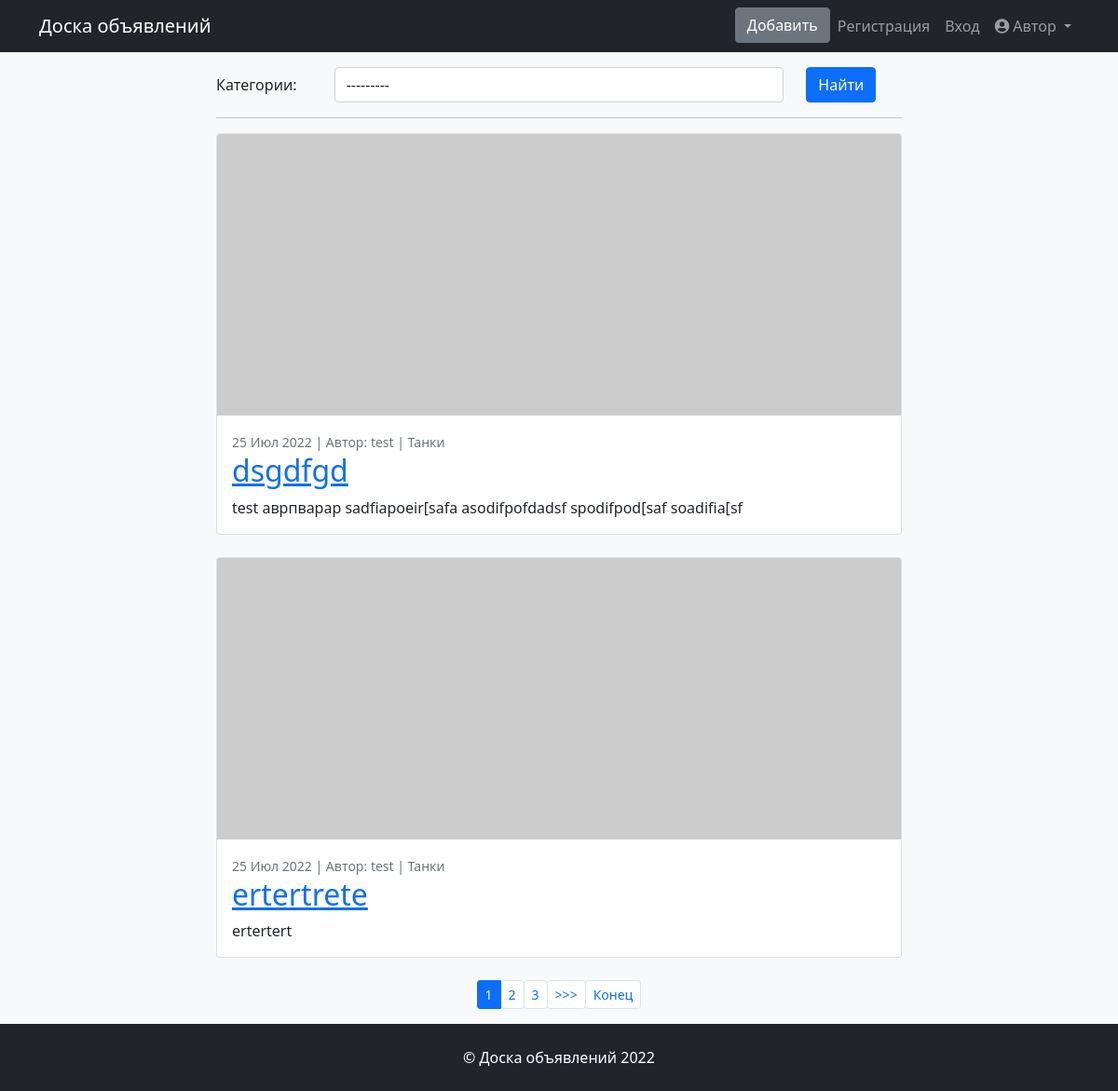
/, run on an earlier commit of the app's database.
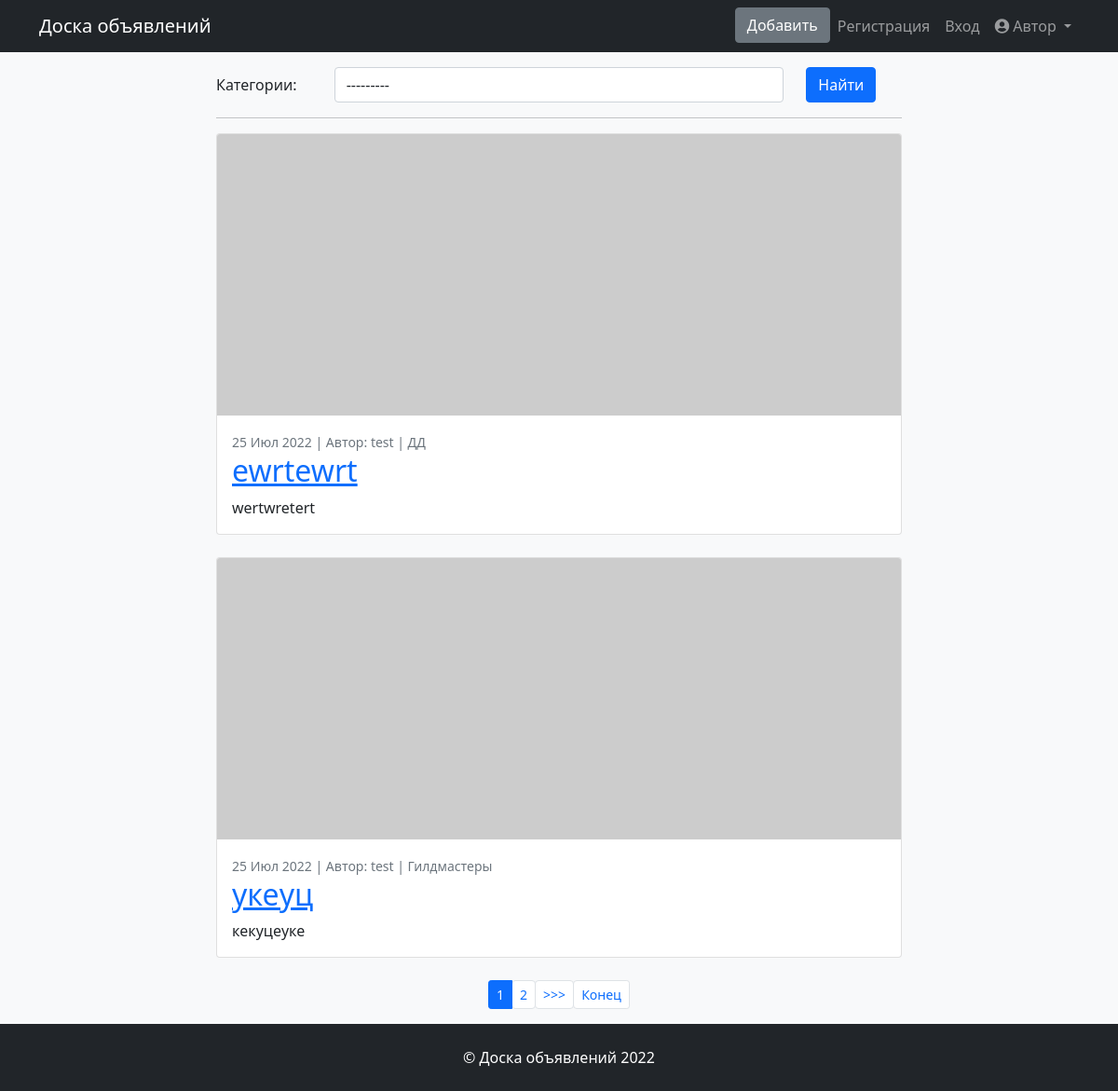
And on a later commit of the database.
### posts/models.py (models this page shows, shortened)
class Post(models.Model):
    POST_TYPE = (
        ('tnk', 'Танки'),
        ('hlr', 'Хилы'),
        ('dd', 'ДД'),
        ('trd', 'Торговцы'),
        ('gm', 'Гилдмастеры'),
        ('qg', 'Квестгиверы'),
        ('blksm', 'Кузнецы'),
        ('lthwrk', 'Кожевники'),
        ('pm', 'Зельевары'),
        ('sm', 'Мастера заклинаний'),
    )
    author = models.ForeignKey(User, on_delete=models.CASCADE)
    date = models.DateTimeField(verbose_name='Дата', default=timezone.now)
    category = models.CharField(max_length=6, choices=POST_TYPE, default='tnk')
    title = models.CharField(max_length=100)
    text = RichTextUploadingField(blank=True, null=True)
    class Meta:
        verbose_name = 'Объявление'
        verbose_name_plural = 'Объявления'

### posts/views.py (the view)
# urls.py: path('', PostListView.as_view(), name='posts'),
class PostListView(ListView):
    model = Post
    ordering = '-date'
    template_name = 'posts/posts_list.html'
    context_object_name = 'posts'
    paginate_by = 2
    def get_context_data(self, **kwargs):
        context = super().get_context_data(**kwargs)
        context['filter'] = PostFilter(
            self.request.GET, queryset=self.get_queryset())
        return context
    def get_queryset(self):
        queryset = super().get_queryset()
        return PostFilter(self.request.GET, queryset=queryset).qs

### templates/posts/posts_list.html (shortened to what this page needs)
{% extends 'index.html' %}
{% block content %}
<form method="GET" id="my_form" >
    <div class="mb-3 row">
        <label class="col-sm-2 col-form-label">Категории:</label>
        {% for field in filter.form %}
        <div class="col-sm-8">{{ field }}</div>
        {% endfor %}
        <div class="col-sm-2">
            <input type="submit" value="Найти" class="btn btn-primary">
        </div>
      </div>
</form>
<hr>
{% if posts %}
    {% for post in posts %}
    <div class="card mb-4">
        <a href="#!"><img class="card-img-top" src="https://dummyimage.com/850x350/dee2e6/6c757d.jpg" alt="..." /></a>
        <div class="card-body">
            <div> <span class="small text-muted ">{{ post.date |date:'d M Y' }} | Автор: {{post.author}} | {{post.get_category_display}}</span></div>
            <a href="{% url 'post' post.id %}"><h2 class="card-title">{{ post.title }}</h2></a>
            <div class="card-text">
                {{ post.text | truncatechars:250 | safe }}
            </div>
        </div>
    </div>
    {% endfor %}
{% else %}
    <h3 class="text-center m-5"> Нет объявлений</h3>
{% endif %}
{% if is_paginated %}
<nav aria-label="...">
    <ul class="pagination pagination-sm justify-content-center">
    {% for num in page_obj.paginator.page_range %}
        {% if page_obj.number == num %}
            <li class="page-item active"><a class="page-link">{{ num }}</a></li>
        {% elif num > page_obj.number|add:'-3' and num < page_obj.number|add:'3' %}
        <li class="page-item"><button form="my_form" name="page" value="{{ num }}" role="button" class="btn btn-link page-link">{{ num }}</button></li>
        {% endif %}
    {% endfor %}
    {% if page_obj.has_next %}
        <li class="page-item"><button form="my_form" name="page" value="{{page_obj.next_page_number}}" role="button" class="btn btn-link page-link">>>></button></li>
        <li class="page-item"><button form="my_form" name="page" value="{{page_obj.paginator.num_pages}}" role="button" class="btn btn-link page-link">Конец</button></li>
    {% endif %}
    </ul>
</nav>
{% endif %}
{% endblock content %}

What changed in the data, as far as the page shows it:
removed Post: date "25 Июл 2022", author "test", category "Танки", title "dsgdfgd", text "test аврпварар sadfiapoeir[safa asodifpofdadsf spodifpod[saf soadifia[sf"
removed Post: date "25 Июл 2022", author "test", category "Танки", title "ertertrete", text "ertertert"
added Post: date "25 Июл 2022", author "test", category "ДД", title "ewrtewrt", text "wertwretert"
now on this page (row unchanged): Post: date "25 Июл 2022", author "test", category "Гилдмастеры", title "укеуц", text "кекуцеуке"
Also different on the page:
list line gone: "3"
